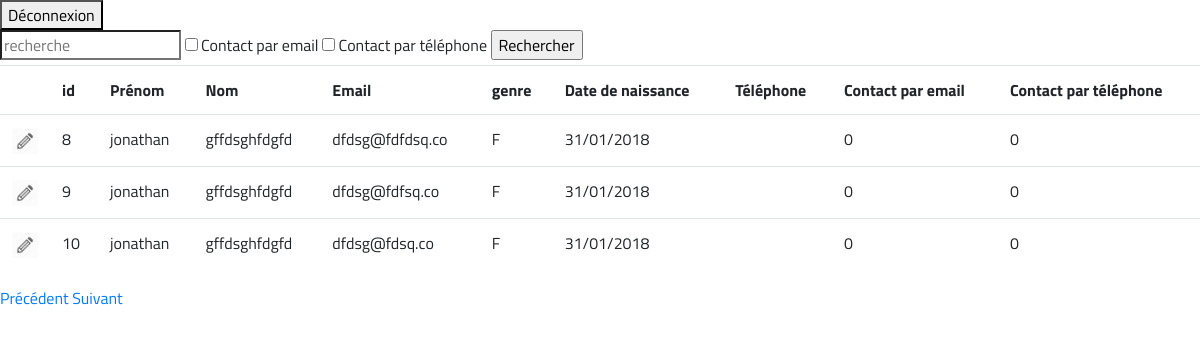
The page /exercice_formulaire/view.php?page=3 (signed in) on the database its author committed.
### tables this page shows
CREATE TABLE `utilisateur` (
  `id` int(11) NOT NULL AUTO_INCREMENT,
  `lastname` varchar(50) NOT NULL,
  `firstname` varchar(50) NOT NULL,
  `email` varchar(250) DEFAULT NULL,
  `gender`varchar(1) DEFAULT NULL,
  `birthdate` DATE DEFAULT NULL,
  `phone` varchar(15),
  `mail_subscribe` tinyint(1) DEFAULT 0,
  `phone_subscribe` tinyint(1) DEFAULT 0,
  PRIMARY KEY (`id`),
  UNIQUE KEY `email` (`email`)
);

### lib/fonctions.php (the view, shortened to what this page needs)
<?php
function table_html($array, $updateable = false, $update_url = '') {
    $table = '<table class="table"><tr>';
    if ($updateable)
        $table .= '<th></th>';
    foreach(array_keys($array[0]) as $key) {
        $table .= '<th>' . $key . '</th>';
    }
    $table .= '</tr>';
    foreach($array as $row) {
        $table .= '<tr>';
        if ($updateable)
            $table .= '<td class="edit"><a href="' . $update_url . '?id=' . $row['id'] .'"><img src="img/edit.png"/></a></td>';
        foreach($row as $value) {
            $table .= '<td>' . $value . '</td>';
        }
        $table .= '</tr>';
    }
    $table .= '</table>';
    return $table;
}
function getValue($value, $default = '') {
    return !empty($_GET[$value]) ? $_GET[$value] : $default;
}
function getInt($value, $default = '') {
    return (int)getValue($value, $default);
}

### exercice_formulaire/css/styles.css (style rules this page uses)
body { font-family: 'Titillium Web', sans-serif; }
.edit { width: 50px; }
.edit img { max-width: 100%; height: auto; }
:root { --input-padding-x: .75rem; --input-padding-y: .75rem; }

### rows shown on the page
utilisateur: id "8", firstname "jonathan", lastname "gffdsghfdgfd", email "dfdsg@fdfdsq.co", gender "F", value "31/01/2018", value "0"
utilisateur: id "9", firstname "jonathan", lastname "gffdsghfdgfd", email "dfdsg@fdfsq.co", gender "F", value "31/01/2018", value "0"
utilisateur: id "10", firstname "jonathan", lastname "gffdsghfdgfd", email "dfdsg@fdsq.co", gender "F", value "31/01/2018", value "0"

### other values the page prints
$key "id"
$key "Prénom"
$key "Nom"
$key "Email"
$key "genre"
$key "Date de naissance"
$key "Téléphone"
$key "Contact par email"
$key "Contact par téléphone"
